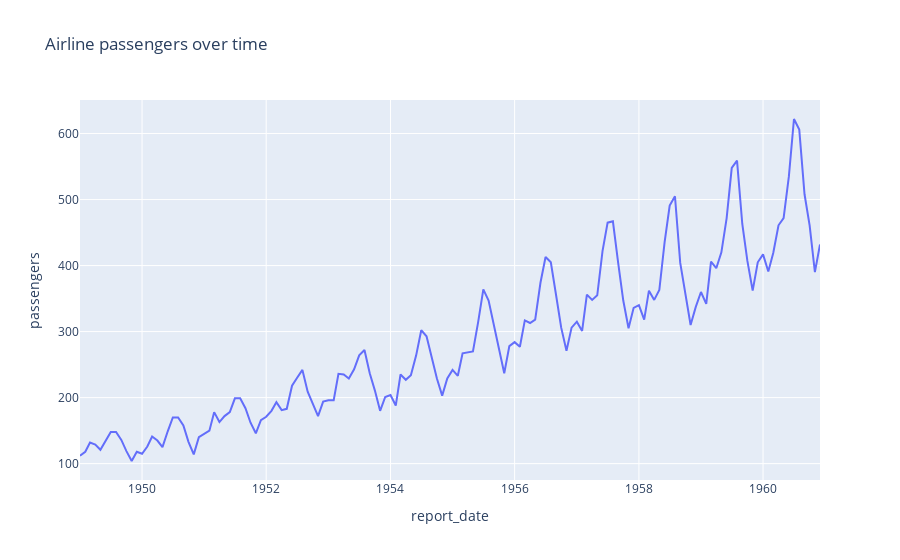

The cell this chart's notebook holds for it:
### Code cell
# temporarily change to plotly backend
pd.options.plotting.backend = 'plotly'
flights.plot(x='report_date', 
             y='passengers', 
             title='Airline passengers over time')

### Figure 1 — Plotly figure (JSON) as saved in the notebook; plotly's stock layout.template omitted (floating-point values rounded to 4 significant figures; data arrays with more than 128 entries replaced by an {"elided": "..."} marker saying what was removed)
{"data": [{"hovertemplate": "report_date=%{x}<br>passengers=%{y}<extra></extra>", "legendgroup": "", "line": {"color": "#636efa", "dash": "solid"}, "mode": "lines", "name": "", "orientation": "v", "showlegend": false, "type": "scatter", "x": {"elided": "144 str values"}, "xaxis": "x", "y": {"elided": "144 int values"}, "yaxis": "y"}], "layout": {"legend": {"tracegroupgap": 0}, "title": {"text": "Airline passengers over time"}, "xaxis": {"anchor": "y", "domain": [0, 1], "title": {"text": "report_date"}}, "yaxis": {"anchor": "x", "domain": [0, 1], "title": {"text": "passengers"}}}}
